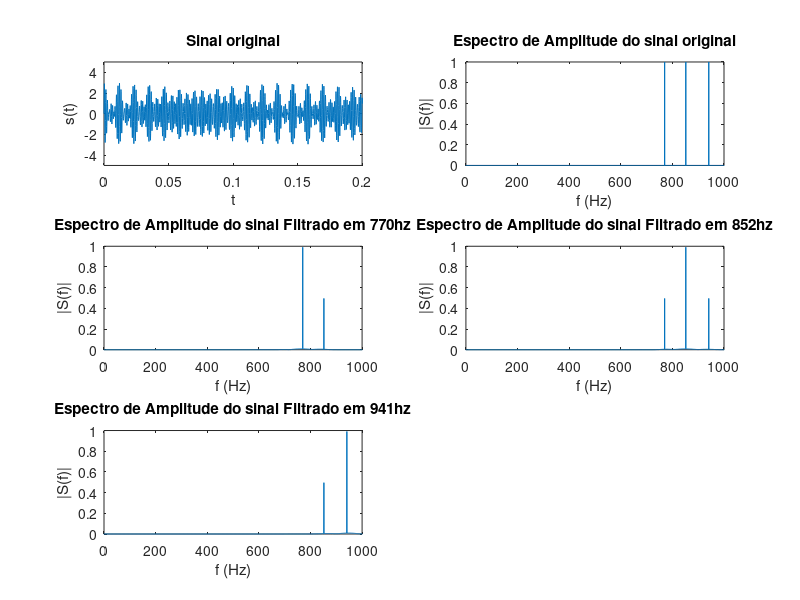

Source code (MATLAB):
clear all; close all; clc;
M = 301;


% Primeiro Filtro
Omega_c1 = 697;
Omega_c2 = 852;

% Segundo Filtro
Omega_c3 = 770;
Omega_c4 = 941;

% Terceiro Filtro
Omega_c5 = 852;
Omega_c6 = 1209;

Omega_s = 8000;

wc1 = Omega_c1*2*pi/Omega_s;
wc2 = Omega_c2*2*pi/Omega_s;

wc3 = Omega_c3*2*pi/Omega_s;
wc4 = Omega_c4*2*pi/Omega_s;

wc5 = Omega_c5*2*pi/Omega_s;
wc6 = Omega_c6*2*pi/Omega_s;

%% Resposta ao impulso do filtro ideal h[n]
n = [-1*((M-1)/2):(M-1)/2];
h_n = ((sin(wc2.*n) - sin(wc1.*n))./(pi.*n)); %resposta ao impulso para ≠0
h_n(((M-1)/2)+1) = (wc2 - wc1)/pi; %resposta ao impulso para n=0

h_n2 = ((sin(wc4.*n) - sin(wc3.*n))./(pi.*n)); %resposta ao impulso para ≠0
h_n2(((M-1)/2)+1) = (wc4 - wc3)/pi; %resposta ao impulso para n=0

h_n3 = ((sin(wc6.*n) - sin(wc5.*n))./(pi.*n)); %resposta ao impulso para ≠0
h_n3(((M-1)/2)+1) = (wc6 - wc5)/pi; %resposta ao impulso para n=0


w_hamm = 0.54 + 0.46*cos(2*n.*pi/(M));%coeficientes da janela de hamming
w_hann = 0.5 + 0.5*cos(2*n.*pi/(M));%coeficientes da janela de hanning
w_black = 0.42+0.5*cos(2*n.*pi/(M))+0.08*cos(4*n.*pi/(M)); %coeficientes da janela de blackman

h_ret = h_n;

h_hamm1 = w_hamm.*h_n;
h_hann1 = w_hann.*h_n;
h_black1 = w_black.*h_n;

h_hamm2 = w_hamm.*h_n2;
h_hann2 = w_hann.*h_n2;
h_black2 = w_black.*h_n2;

h_hamm3 = w_hamm.*h_n3;
h_hann3 = w_hann.*h_n3;
h_black3 = w_black.*h_n3;

%% Sinal
tmin = 0;
tmax = 2;
Fs=8000;
Ts=1/Fs;

L=(tmax-tmin)/Ts;
t=tmin:Ts:tmax-Ts;

s = sin(2*pi*770*t) + sin(2*pi*852*t) + sin(2*pi*941*t);
S = fft(s);
S = abs(2*S/L);
S = fftshift(S);
freq = Fs*(-(L/2):(L/2)-1)/L;


%% Gráficos do sinal
figure(1)
subplot(3,2,1),plot(t,s);
title('Sinal original')
xlabel('t')
xlim([0 0.2])
ylim([-5 5])
ylabel('s(t)')
subplot(3,2,2),plot(freq,S)
title('Espectro de Amplitude do sinal original')
xlabel('f (Hz)')
ylabel('|S(f)|')
xlim([0 1000])

s_f_h_ret = filter(h_black1,1,s);
S_F_h_ret = fft(s_f_h_ret);
S_F_h_ret = abs(2*S_F_h_ret/L);
S_F_h_ret = fftshift(S_F_h_ret);

subplot(3,2,3),plot(freq,S_F_h_ret)
title('Espectro de Amplitude do sinal Filtrado em 770hz')
xlabel('f (Hz)')
ylabel('|S(f)|')
xlim([0 1000])

s_f_h_ret2 = filter(h_black2,1,s);
S_F_h_ret2 = fft(s_f_h_ret2);
S_F_h_ret2 = abs(2*S_F_h_ret2/L);
S_F_h_ret2 = fftshift(S_F_h_ret2);

subplot(3,2,4),plot(freq,S_F_h_ret2)
title('Espectro de Amplitude do sinal Filtrado em 852hz')
xlabel('f (Hz)')
ylabel('|S(f)|')
xlim([0 1000])


s_f_h_ret3 = filter(h_black3,1,s);
S_F_h_ret3 = fft(s_f_h_ret3);
S_F_h_ret3 = abs(2*S_F_h_ret3/L);
S_F_h_ret3 = fftshift(S_F_h_ret3);

subplot(3,2,5),plot(freq,S_F_h_ret3)
title('Espectro de Amplitude do sinal Filtrado em 941hz')
xlabel('f (Hz)')
ylabel('|S(f)|')
xlim([0 1000])
